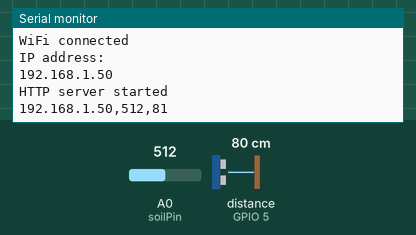
This sketch was run on a simulated ESP8266 (NodeMCU). Shown: the last lines printed to the serial monitor. Wiring (inferred from the names in the program): ultrasonic range finder: trigger GPIO 16; echo GPIO 5. Inputs (shaded band) come from the test bench; at power-on: distance to the obstacle (sensor on GPIO 5) 80 cm, A0 (soilPin) = 512. The echo pulse lasts 58.3 µs per cm; WiFi joins after 1.5 s; servers stay silent unless stated.

Above: at 2.7 s.
2.8 s: distance to the obstacle (sensor on GPIO 5) set to 2 cm
At 12.7 s:
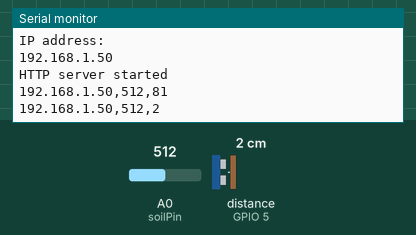
13.0 s: A0 (soilPin) set to 716
At 22.4 s:
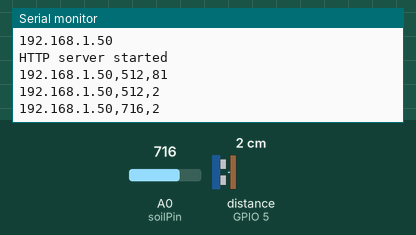
23.2 s: distance to the obstacle (sensor on GPIO 5) set to 4 cm
At 33.0 s:
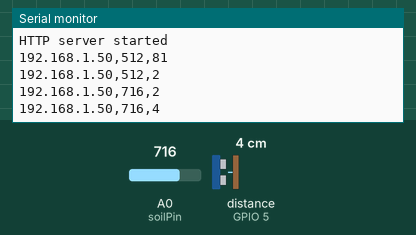
33.4 s: A0 (soilPin) set to 900
At 43.7 s:
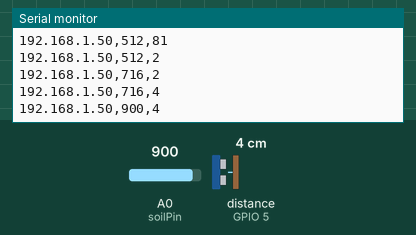
Timing chart, 0 to 44.6 s (numbered marks = the images above; inputs shaded):
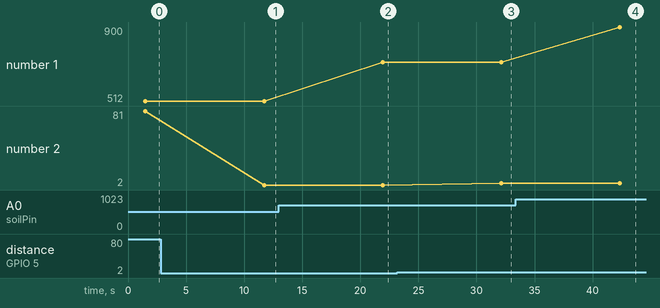

Measured:
- after the input at 2.8 s, the serial monitor: prints a new line after 8.9 s (image 1)
- after the input at 13.0 s, the serial monitor: prints a new line after 8.9 s (image 2)
- after the input at 23.2 s, the serial monitor: prints a new line after 8.9 s (image 3)
- after the input at 33.4 s, the serial monitor: prints a new line after 9.0 s (image 4)
- plotted number 1: 512 → 716 after the input at 13.0 s, 716 → 900 after the input at 33.4 s
- plotted number 2: 81 → 2 after the input at 2.8 s, 2 → 4 after the input at 23.2 s

The sketch:

CloudMonitoringUsingD1.ino
```cpp
#include <LiquidCrystal.h>          //load the liquid crystal library
#include <ESP8266WiFi.h>            //load the esp8266wifi library for networking
#include <WiFiClientSecure.h>       //load the WiFiClientSecure library
#include <WiFiClient.h>             //load the WiFiClient library
#include <ESP8266WebServer.h>       //load the ESP8266WebServer library

#include "index.h";

int soilPin = A0;
int moistureValue;
int soilPower = 0;                  //Variable for Soil moisture Power

int trigPin = 16;                   //trigger pin connected to pin 16
int echoPin = 5;                    //echo pin connected to pin 5

float pingTime;                     //time for ping to hit target and rseturn
float speedOfSoundInAir = 1254;     //for storing speed of sound
float waterLevel;                   //distance from sensor to target
float maxWaterLevel = 5.0;          //maximum waterLevel beyond which buzzer will be activated

/*Wi-Fi Settings*/
const char* ssid = "TP-LINK_403E";    // your wireless network name (SSID)
const char* password = "avnishy44";   // your Wi-Fi network password

WiFiClient client;                    //client object to deal with THINGSPEAK
ESP8266WebServer server1(80);         //Server on port 80

/*ThingSpeak Settings*/
const int channelID = 390558;
String writeAPIKey = "W4AW46UBF59VPKD9";      // write API key for your ThingSpeak Channel
const char* server = "api.thingspeak.com";
const int postingInterval = 10 * 1000;        // post data every 10 seconds

//===============================================================
// This routine is executed when you open its IP in browser
//===============================================================
void handleRoot() {
  String s = MAIN_page;
  s.replace("@@moistureContent@@", String(moistureValue));
  s.replace("@@waterLevel@@", String(waterLevel));
  server1.send(200, "text/html", s);
}

void setup() {

  pinMode(soilPin , INPUT);           //set soilPin as input
  pinMode(trigPin , OUTPUT);          //set trigger pin as output
  pinMode(echoPin , INPUT);           //set echo pin as input

  Serial.begin(115200);               //start serial monitor

  /*CONECT TO WIFI*/
  Serial.println();
  Serial.print("connecting to ");
  Serial.println(ssid);
  WiFi.begin(ssid, password);               //check for wifi network
  while (WiFi.status() != WL_CONNECTED) {
    delay(500);
    Serial.print(".");
  }
  Serial.println("");
  Serial.println("WiFi connected");
  Serial.println("IP address: ");
  Serial.println(WiFi.localIP());           //print localIP address of your WiFi module

  server1.on("/", handleRoot);               //Which routine to handle at root location
  server1.begin();                  //Start server
  Serial.println("HTTP server started");
}

void loop() {

  server1.handleClient();                    //Handle client requests

  /*SEND DATA TO ARDUINO USING THIS SERIAL MONITOR*/
  Serial.print(WiFi.localIP());
  Serial.print(",");
  Serial.print(readSoil());
  Serial.print(",");
  Serial.print(readWaterLevel());
  Serial.println();

  writeOnCloud();                         //write sensor data on thingspeak Cloud

  delay(postingInterval);                 //wait and then post again

}


int readSoil()
{
    digitalWrite(soilPower, HIGH);        //turn soilPower pin "On"
    delay(10);                            //wait 10 milliseconds
    moistureValue = analogRead(soilPin);  //Read the analog value form sensor
    digitalWrite(soilPower, LOW);         //turn soilPower pin "Off"
    return moistureValue;                 //send current moisture value
}

int readWaterLevel(){

  /*FINDING THE WATER LEVEL*/
  digitalWrite(trigPin , LOW);    //set the trigger pin to low
  delayMicroseconds(2000);        //pause to let signal settle
  digitalWrite(trigPin , HIGH);   //set trig pin high
  delayMicroseconds(15);          //pause in high state
  digitalWrite(trigPin , LOW);    //bring trig pin back to low

  pingTime = pulseIn(echoPin , HIGH);  //tells arduino to measure period of high output of a pulse which goes low-high-low
  //ping time is in micro seconds as sensor outputs values in micro seconds

  //convert ping time to hour
  pingTime = pingTime / 1000000.;   //converts ping time to seconds
  pingTime = pingTime / 3600.;      //converts pingtime to hours

  waterLevel = pingTime * speedOfSoundInAir / 2 * 100000.;  //calculate the distance in centimeters(by dividing by 100000 we convert km to cm)
  return waterLevel;
}

void writeOnCloud(){
  /*WRITING DATA TO THINGSPEAK CLOUD*/
  if (client.connect(server, 80)) {

    /*Construct API request body*/
    String body = "field1=";
           body += String(moistureValue);
           body += "&";
           body += "field2=";
           body += String(waterLevel);

    client.print("POST /update HTTP/1.1\n");
    client.print("Host: api.thingspeak.com\n");
    client.print("Connection: close\n");
    client.print("X-THINGSPEAKAPIKEY: " + writeAPIKey + "\n");
    client.print("Content-Type: application/x-www-form-urlencoded\n");
    client.print("Content-Length: ");
    client.print(body.length());
    client.print("\n\n");
    client.print(body);
    client.print("\n\n");

  }
  client.stop();

}
```

index.h
```cpp
const char MAIN_page[] PROGMEM = R"=====(
<!DOCTYPE html>
<html lang="en">
<head>
    <meta charset="UTF-8">
    <meta name="viewport" content="width=device-width, initial-scale=1.0">
    <meta http-equiv="X-UA-Compatible" content="ie=edge">
    <title>IOT Project</title>
</head>
<body>
    <center>
        <div>
            <h1>IOT based Agricultural practices.</h1>
        </div>
        <div>
            <table border="5" cellpadding=4 cellspacing=4 width=70%>
                <tr>
                    <th width="80%">Measurement :</th>
                    <th width="20%">Value</th>
                </tr>
                <tr>
                    <td align=center>Soil Moisture Content :</td>
                    <td align=center>@@moistureContent@@</td>
                </tr>
                <tr>
                    <td align=center>Water level in tank :</td>
                    <td align=center>@@waterLevel@@</td>
                </tr>
                <tr>
                    <td align=center>Press to switch ON water supply in soil :</td>
                    <td align=center><input type="submit" value="ON1"></td>
                </tr>
                <tr>
                    <td align=center>Press to switch OFF water supply in soil :</td>
                    <td align=center><input type="submit" value="OFF1"></td>
                </tr>
                <tr>
                    <td align=center>Press to switch ON water supply in tank :</td>
                    <td align=center><input type="submit" value="ON2"></td>
                </tr>
                <tr>
                    <td align=center>Press to switch OFF water supply in tank :</td>
                    <td align=center><input type="submit" value="OFF2"></td>
                </tr>
            </table>
        </div>

    </center>

</body>
</html>
)=====";
```
